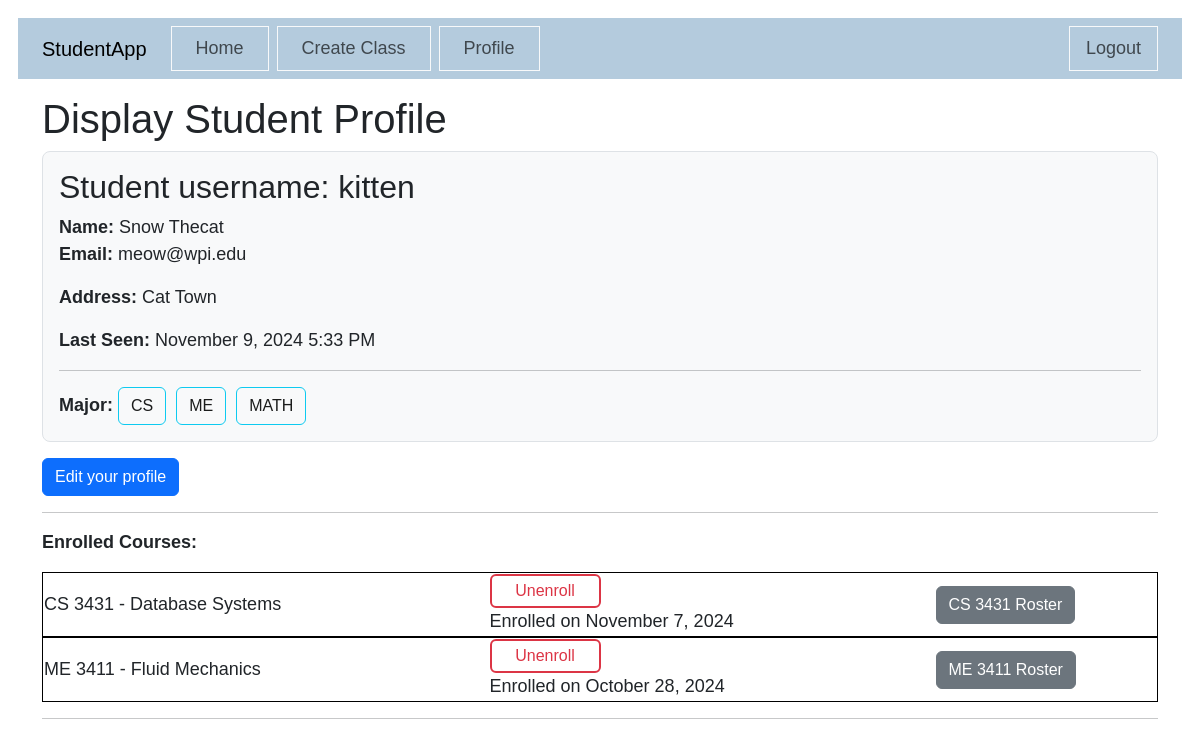
The app's page /student/profile (signed in) with its own data.
### app/main/models.py (models this page shows, shortened)
class Student(UserMixin, db.Model):
    id: sqlo.Mapped[int] = sqlo.mapped_column(primary_key=True)
    username: sqlo.Mapped[str] = sqlo.mapped_column(sqla.String(64), index=True, unique=True)
    password_hash: sqlo.Mapped[Optional[str]] = sqlo.mapped_column(sqla.String(256))
    firstname: sqlo.Mapped[str] = sqlo.mapped_column(sqla.String(100))
    lastname: sqlo.Mapped[str] = sqlo.mapped_column(sqla.String(100))
    address: sqlo.Mapped[str] = sqlo.mapped_column(sqla.String(256))
    email: sqlo.Mapped[str] = sqlo.mapped_column(sqla.String(120), index=True, unique=True)
    last_seen: sqlo.Mapped[Optional[datetime]] = sqlo.mapped_column(default=lambda: datetime.now(timezone.utc))
    majors_of_student: sqlo.WriteOnlyMapped['Major'] = sqlo.relationship(
        secondary=students_majors_table,
        primaryjoin=(students_majors_table.c.student_id == id),
        back_populates='students_in_major')
    enrollments: sqlo.WriteOnlyMapped['Enrolled'] = sqlo.relationship('Enrolled', back_populates='student_enrolled')
    def get_username(self):
        return self.username
    def get_firstname(self):
        return self.firstname
    def get_lastname(self):
        return self.lastname
    def get_email(self):
        return self.email
    def get_address(self):
        return self.address
    def get_last_seen_date(self):
        return self.last_seen
    def get_majors(self):
        majors = (
            db.session.query(Major)
            .join(students_majors_table)
            .filter(students_majors_table.c.student_id == self.id)
            .all()
        )
        print(f'Student ID: {self.id}, Majors: {[major.name for major in majors]}')  # Debug output
        return majors
    def is_enrolled(self, new_class):
        return db.session.query(Enrolled).filter_by(student_id=self.id, course_id=new_class.id).count() > 0
    def enrolled_courses(self):
        return db.session.scalars(self.enrollments.select()).all()
    def get_enrolment_date(self, the_class):
        if self.is_enrolled(the_class):
            cur_enrollment = db.session.scalars(self.enrollments.select().where(Enrolled.course_id == the_class.id)).first()
            return cur_enrollment.enroll_date
        else:
            return None

class Major(db.Model):
    id: sqlo.Mapped[int] = sqlo.mapped_column(primary_key=True)
    name: sqlo.Mapped[str] = sqlo.mapped_column(sqla.String(20))
    department: sqlo.Mapped[str] = sqlo.mapped_column(sqla.String(150))
    courses: sqlo.WriteOnlyMapped['Course'] = sqlo.relationship('Course', back_populates='major')
    students_in_major: sqlo.WriteOnlyMapped['Student'] = sqlo.relationship(
        secondary=students_majors_table,
        primaryjoin=(students_majors_table.c.major_id == id),
        back_populates='majors_of_student'
    )
    def get_name(self):
        return self.name

class Course(db.Model):
    id: sqlo.Mapped[int] = sqlo.mapped_column(primary_key=True)
    majorid: sqlo.Mapped[int] = sqlo.mapped_column(sqla.ForeignKey(Major.id), index=True)
    coursenum: sqlo.Mapped[str] = sqlo.mapped_column(sqla.String(4), index=True)
    title: sqlo.Mapped[str] = sqlo.mapped_column(sqla.String(150))
    major: sqlo.Mapped[Major] = sqlo.relationship('Major', back_populates='courses')
    roster: sqlo.WriteOnlyMapped['Enrolled'] = sqlo.relationship('Enrolled', back_populates='course_enrolled')
    def get_coursenum(self):
        return self.coursenum
    def get_title(self):
        return self.title
    def get_major(self):
        return self.major

class Enrolled(db.Model):
    __tablename__ = 'enrolled'
    student_id: sqlo.Mapped[int] = sqlo.mapped_column(sqla.ForeignKey(Student.id), primary_key=True)
    course_id: sqlo.Mapped[int] = sqlo.mapped_column(sqla.ForeignKey(Course.id), primary_key=True)
    enroll_date: sqlo.Mapped[Optional[datetime]] = sqlo.mapped_column(default=lambda: datetime.now(timezone.utc))
    student_enrolled: sqlo.Mapped['Student'] = sqlo.relationship('Student', back_populates='enrollments')
    course_enrolled: sqlo.Mapped['Course'] = sqlo.relationship('Course', back_populates='roster')
    def get_course(self):
        return self.course_enrolled

### app/main/routes.py (the view)
@main.route('/student/profile', methods=['GET'])
@login_required
def display_profile():
    empty_form = EmptyForm()
    return render_template('display_profile.html', title='Display Profile', student=current_user, form = empty_form)

### app/main/forms.py
class EmptyForm(FlaskForm):
    submit = SubmitField('Submit')

### app/main/models.py (called while the page is built)
@login.user_loader
def load_user(id):
    return db.session.get(Student, int(id))

### studentApp.py (called while the page is built)
@app.before_request
def beofre_request():
    if current_user.is_authenticated:
        current_user.last_seen = datetime.now(timezone.utc)
        db.session.add(current_user)
        db.session.commit()

@app.before_request
def initDB(*args, **kwargs):
    if app._got_first_request:
        db.create_all()

### app/main/templates/display_profile.html
{% extends "base.html" %}
{% block content %}
<h1>Display Student Profile</h1>
<div class = "border rounded-3 bg-light p-3">
	<h2>Student username: {{student.get_username()}}</h2>
	<b>Name:</b>
	{% if student.get_firstname() %}
    	{{student.get_firstname()}}
	{% endif %}
	{% if student.get_lastname() %}
    	{{student.get_lastname()}}
	{% endif %}
	<p><b>Email:</b>
	{% if student.get_email() %}
    	{{student.get_email()}}
	{% endif %}
	</p>
	<p><b>Address:</b>
	{% if student.get_address() %}
    	{{student.get_address()}}
	{% endif %}
	</p>
	<p><b>Last Seen:</b>
	{% if student.get_last_seen_date() %}
    	{{moment(student.get_last_seen_date()).format('LLL')}}
	{% endif %}
	</p>
	<hr>
	{% if student.get_majors() %}
	<b>Major: </b>
	{% for major in student.get_majors() %}
    	<a href="{{url_for('main.get_students_in_major', major_id = major.id)}}" class="btn btn-outline-info">
        	{{major.get_name()}}
    	</a>&nbsp;
	{% endfor %}
	{% else %}
	<p> Student is not associated with any majors! </p>
	{% endif %}
</div>
{% if student.id == current_user.id %}
	<p><a href="{{ url_for('main.edit_profile') }}" class="btn btn-primary mt-3">Edit your profile</a></p>
{% endif %}
<hr class="solid">
{% if student.enrolled_courses() %}
	<p><b>Enrolled Courses:</b></p>
	{% for enrollment in student.enrolled_courses() %}
    	{% set course = enrollment.get_course() %}
    	{% include "_course.html" %}
	{% endfor %}
{% else %}
	<p>Student is not enrolled in any courses!</p>
{% endif %}
<hr>
{% endblock %}

### app/main/templates/base.html (shortened to what this page needs)
<!doctype html>
<html lang="em">
    <head>
        <link
            href="https://cdn.jsdelivr.net/npm/bootstrap@5.3.2/dist/css/bootstrap.min.css"
            rel="stylesheet"
>
        <link rel="stylesheet" href="{{ url_for('static', filename='css/main.css') }}">
    </head>
    <body>
        <nav class="navbar navbar-light navbar-expand-lg" style="background-color: #b4cbdd;">
            <div class="container">
                <a class="navbar-brand" href="{{ url_for('main.index') }}">StudentApp</a>
                <div class="collapse navbar-collapse" id="navbarSupportedContent">
                    <ul class="navbar-nav me-auto mb-2 mb-lg-0">
                        <li class="nav-item border border-light px-3 ms-2">
                            <a class="nav-link" aria-current="page" href="{{ url_for('main.index') }}">Home</a>
                        </li>
                        {% if not current_user.is_anonymous %}
                        <li class="nav-item border border-light px-3 ms-2">
                            <a class="nav-link" aria-current="page" href="{{ url_for('main.createclass') }}">Create Class</a>
                        </li>
                        <li class="nav-item border border-light px-3 ms-2">
                            <a class="nav-link" aria-current="page" href="{{ url_for('main.display_profile') }}">Profile</a>
                        </li>
                        {% endif %}
                    </ul>
                    <ul class="navbar-nav mb-2 mb-lg-0">
                        {% if current_user.is_anonymous %}
                        <li class="nav-item border border-light px-2 ms-2">
                            <a class="nav-link" aria-current="page" href="{{ url_for('auth.register') }}">Register</a>
                        </li>
                        <li class="nav-item border border-light px-2 ms-2">
                            <a class="nav-link" aria-current="page" href="{{ url_for('auth.login') }}">Login</a>
                        </li>
                        {% else %}
                        <li class="nav-item border border-light px-2 ms-2">
                            <a class="nav-link" aria-current="page" href="{{ url_for('auth.logout') }}">Logout</a>
                        </li>
                        {% endif %}
                    </ul>
                </div>
            </div>
        </nav>
        <div class="container mt-3">
            {% block content %}{% endblock %}
        </div>
    </body>
</html>

### app/main/templates/_course.html (shortened to what this page needs)
<table class="coursetable">
    <tr>
        <td width="40%">
            {{ course.get_major().get_name() }} {{ course.get_coursenum() }} - {{ course.get_title() }}
        </td>
        <td width="40%">
            {% if not current_user.is_enrolled(course) %}
            <form action="{{ url_for('main.enroll', course_id=course.id) }}" method="POST">
                {{ form.hidden_tag() }}
                {{ form.submit(value="Enroll", class='btn btn-outline-success border-2 col-3') }}
            </form>
            {% else %}
            <form action="{{ url_for('main.unenroll', course_id=course.id) }}" method="POST">
                {{ form.submit(value="Unenroll", class='btn btn-outline-danger border-2 col-3') }}
            </form>
            Enrolled on {{ moment(current_user.get_enrolment_date(course)).format('LL') }}
            {% endif %}
        </td>
        <td width="20%">
            <button class="btn btn-secondary col-15" onclick="get_roster('{{ course.id }}')">
                {{ course.get_major().get_name() }} {{ course.get_coursenum() }} Roster
            </button>
        </td>
    </tr>
</table>

### app/static/css/main.css (style rules this page uses)
body { margin: 0; padding: 1em; font-family: Tahoma, sans-serif; font-size: 18px; }
.coursetable { text-align: left; border: 1px black solid; width: 100%; font-size: 18px; }
.btn-outline-info { color: #1a1b1b; }
.btn-outline-danger { white-space: normal; padding: 3px 0px 3px 0px; }

### records on screen
Student: get_username "kitten", get_firstname "Snow", get_lastname "Thecat", get_email "meow@wpi.edu", get_address "Cat Town", last_seen "November 9, 2024 5:33 PM"
Major: get_name "CS", get_major "CS"
Major: get_name "ME", get_major "ME"
Major: get_name "MATH"
Enrolled: enroll_date "November 7, 2024"
Course: get_coursenum "3431", get_title "Database Systems"
Enrolled: enroll_date "October 28, 2024"
Course: get_coursenum "3411", get_title "Fluid Mechanics"
